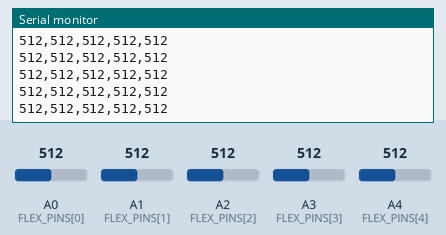
Simulated run of this sketch. Board: Arduino Nano, built with avr-gcc and run on an emulated ATmega328P. On the bench: the last lines printed to the serial monitor. Inputs (shaded band) come from the test bench; at power-on: A0 (FLEX_PINS[0]) = 512, A1 (FLEX_PINS[1]) = 512, A2 (FLEX_PINS[2]) = 512, A3 (FLEX_PINS[3]) = 512, A4 (FLEX_PINS[4]) = 512.

Above: at 1.2 s.
1.3 s: A0 (FLEX_PINS[0]) set to 716
At 2.2 s:
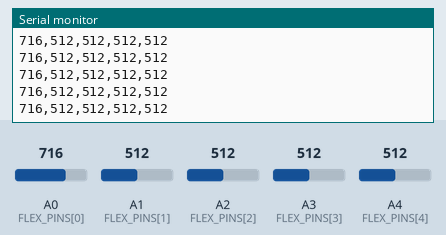
2.8 s: A1 (FLEX_PINS[1]) set to 716
At 3.4 s:
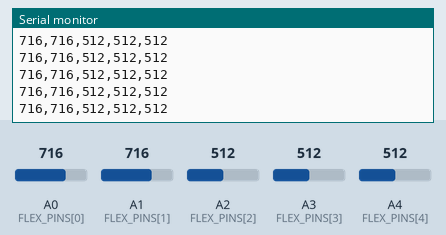
4.3 s: A2 (FLEX_PINS[2]) set to 716
At 5.0 s:
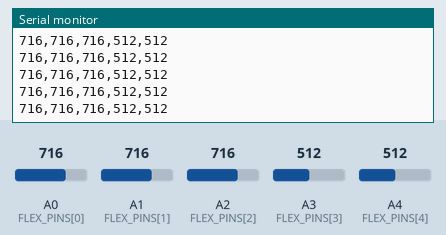
5.8 s: A3 (FLEX_PINS[3]) set to 716
At 6.8 s:
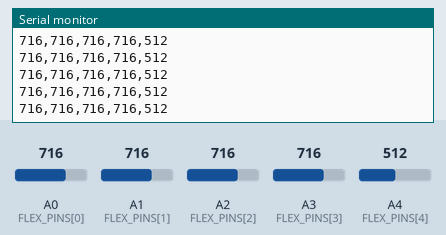
7.3 s: A4 (FLEX_PINS[4]) set to 716
At 8.3 s:
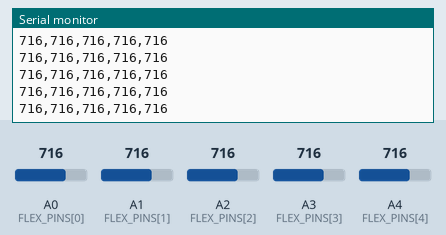
8.8 s: A0 (FLEX_PINS[0]) set to 992
At 9.3 s:
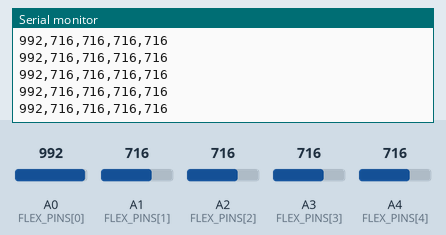
Timing chart, 0 to 11.3 s (numbered marks = the images above; inputs shaded):
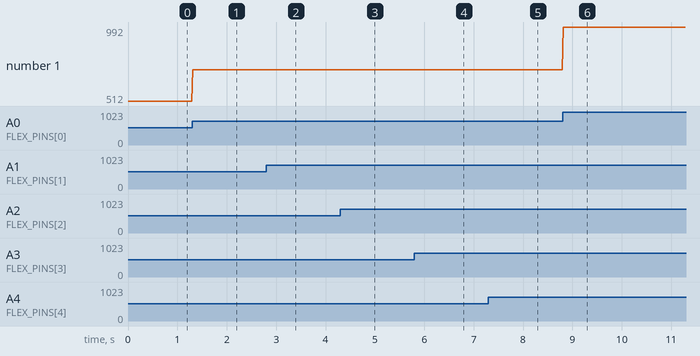

The sketch:

arduino-glove-sketch.ino
```cpp
/*
 * ASL Glove - Arduino Nano Sketch
 *
 * This sketch reads 5 flex sensors and sends the data over serial
 * Format: "value1,value2,value3,value4,value5\n"
 *
 * Pin connections:
 * - A0: Thumb flex sensor (CH0)
 * - A1: Index flex sensor (CH1)
 * - A2: Middle flex sensor (CH2)
 * - A3: Ring flex sensor (CH3)
 * - A4: Pinky flex sensor (CH4)
 *
 * Flex sensors should be connected with a voltage divider:
 * 5V -- [Flex Sensor] -- [Analog Pin] -- [10kΩ Resistor] -- GND
 */

const int FLEX_PINS[5] = {A0, A1, A2, A3, A4};  // Analog pins for flex sensors
const int SAMPLE_RATE = 20;  // Milliseconds between readings (50Hz)

void setup() {
  // Initialize serial communication at 115200 baud
  Serial.begin(115200);

  // Wait for serial port to connect
  while (!Serial) {
    delay(10);
  }

  Serial.println("ASL Glove initialized - sending data at 50Hz");
}

void loop() {
  // Read all 5 flex sensors
  int sensorValues[5];
  for (int i = 0; i < 5; i++) {
    sensorValues[i] = analogRead(FLEX_PINS[i]);
  }

  // Send as comma-separated values
  Serial.print(sensorValues[0]);
  for (int i = 1; i < 5; i++) {
    Serial.print(",");
    Serial.print(sensorValues[i]);
  }
  Serial.println();  // End with newline

  // Wait before next reading (50Hz = 20ms)
  delay(SAMPLE_RATE);
}
```

Measured:
- after the input at 1.3 s, the serial monitor: prints a new line at once (image 1)
- after the input at 2.8 s, the serial monitor: prints a new line at once (image 2)
- after the input at 4.3 s, the serial monitor: prints a new line at once (image 3)
- after the input at 5.8 s, the serial monitor: prints a new line at once (image 4)
- after the input at 7.3 s, the serial monitor: prints a new line at once (image 5)
- after the input at 8.8 s, the serial monitor: prints a new line at once (image 6)
- plotted number 1: 512 → 716 after the input at 1.3 s, 716 → 992 after the input at 8.8 s
